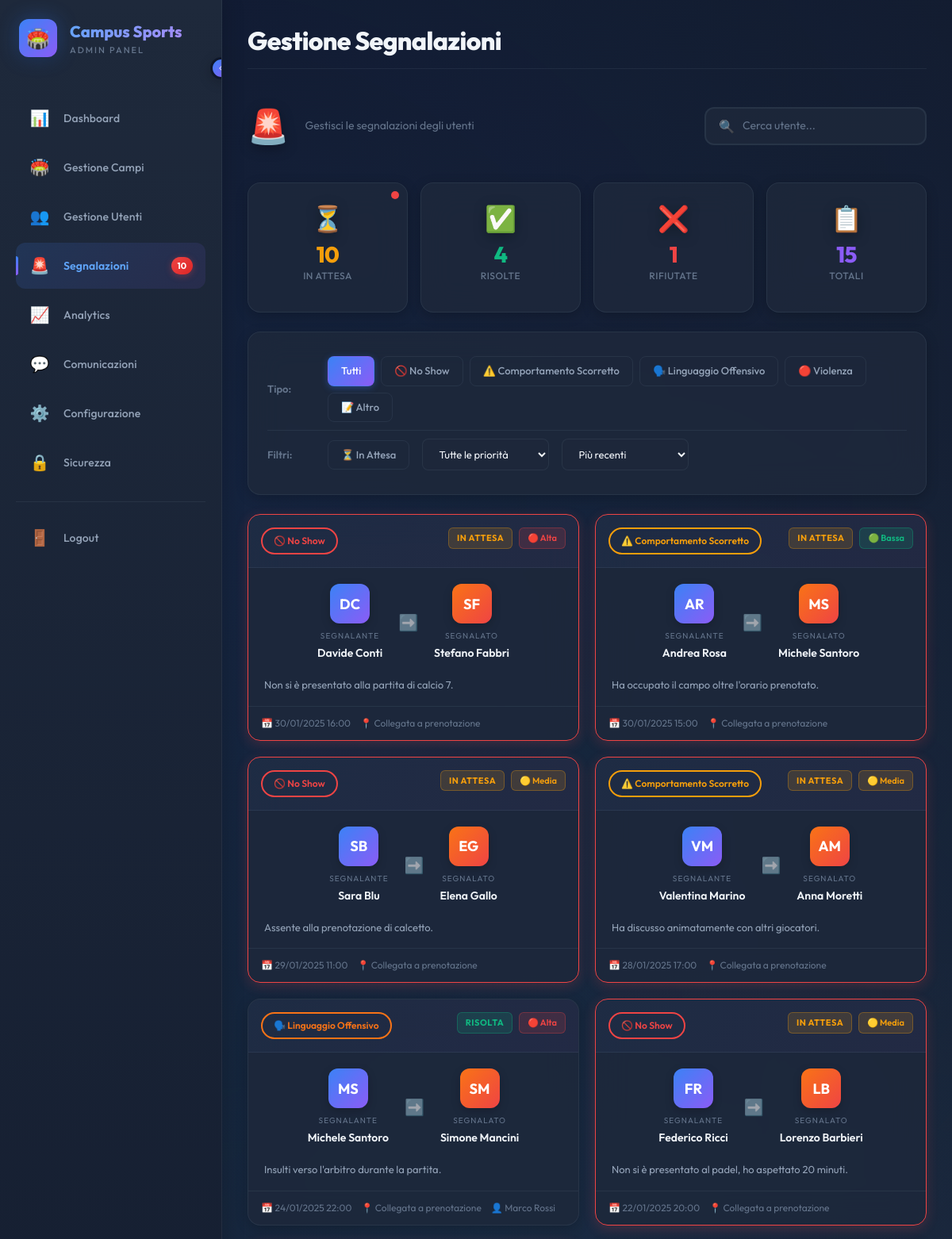
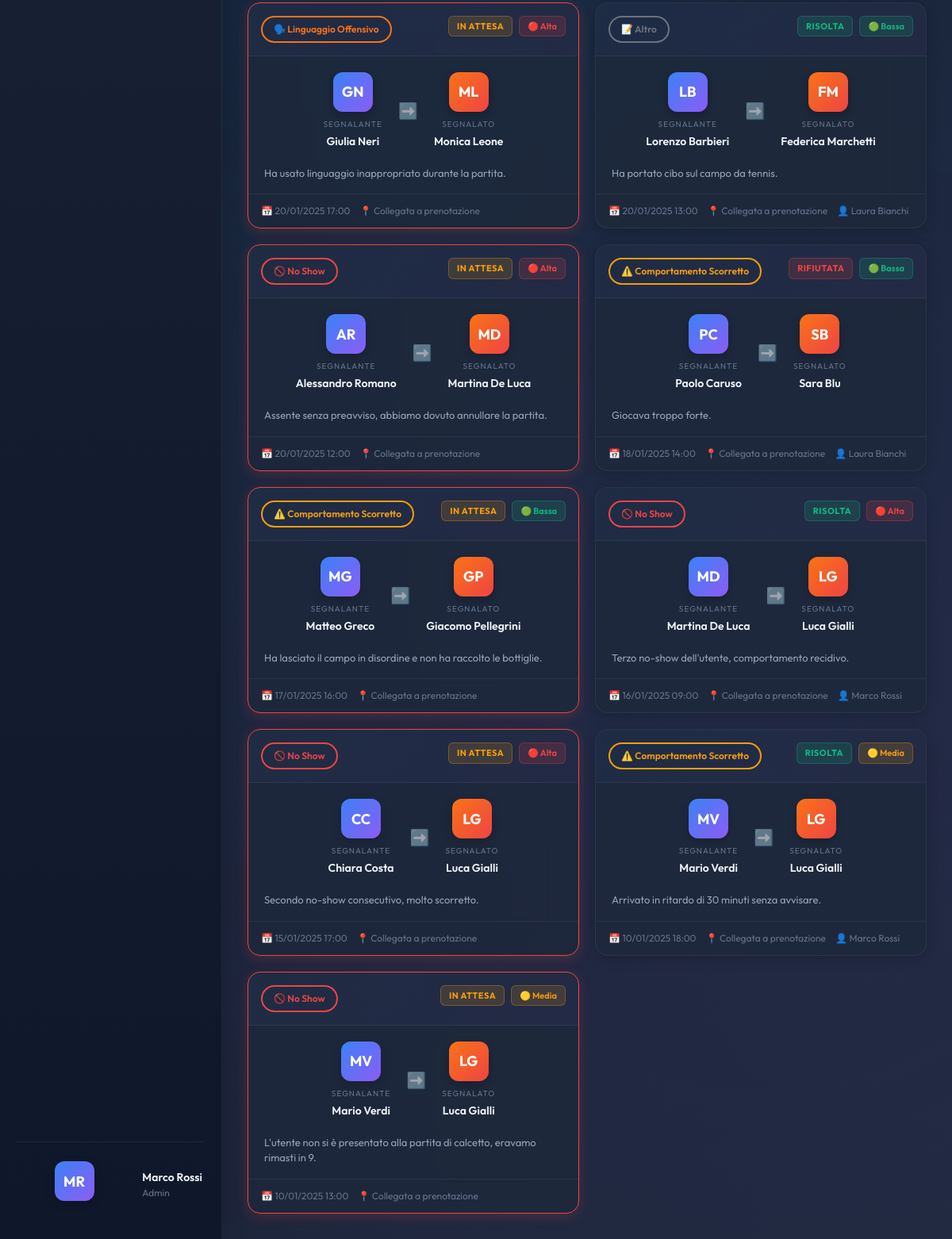
Page /admin/segnalazioni.php (signed in) on the committed database (2 pictures, top to bottom).
### tables this page shows
CREATE TABLE IF NOT EXISTS `segnalazioni` (
  `segnalazione_id` INT NOT NULL AUTO_INCREMENT,
  `user_segnalante_id` INT NOT NULL,
  `user_segnalato_id` INT NOT NULL,
  `tipo` ENUM('no_show', 'comportamento_scorretto', 'linguaggio_offensivo', 'violenza', 'altro') NOT NULL,
  `descrizione` TEXT NOT NULL,
  `prenotazione_id` INT NULL,
  `stato` ENUM('pending', 'resolved', 'rejected') NOT NULL DEFAULT 'pending',
  `priorita` ENUM('bassa', 'media', 'alta') NOT NULL DEFAULT 'media',
  `admin_id` INT NULL,
  `azione_intrapresa` ENUM('nessuna', 'warning', 'penalty_points', 'sospensione', 'ban') NULL,
  `penalty_assegnati` INT NULL,
  `note_risoluzione` TEXT NULL,
  `created_at` DATETIME NOT NULL DEFAULT CURRENT_TIMESTAMP,
  `resolved_at` DATETIME NULL,
  PRIMARY KEY (`segnalazione_id`),
  INDEX `fk_segnalazioni_segnalante_idx` (`user_segnalante_id` ASC),
  INDEX `fk_segnalazioni_segnalato_idx` (`user_segnalato_id` ASC),
  INDEX `fk_segnalazioni_prenotazioni_idx` (`prenotazione_id` ASC),
  INDEX `fk_segnalazioni_admins_idx` (`admin_id` ASC),
  CONSTRAINT `fk_segnalazioni_segnalante`
    FOREIGN KEY (`user_segnalante_id`)
    REFERENCES `utenti_standard` (`user_id`)
    ON DELETE RESTRICT
    ON UPDATE CASCADE,
  CONSTRAINT `fk_segnalazioni_segnalato`
    FOREIGN KEY (`user_segnalato_id`)
    REFERENCES `utenti_standard` (`user_id`)
    ON DELETE RESTRICT
    ON UPDATE CASCADE,
  CONSTRAINT `fk_segnalazioni_prenotazioni`
    FOREIGN KEY (`prenotazione_id`)
    REFERENCES `prenotazioni` (`prenotazione_id`)
    ON DELETE SET NULL
    ON UPDATE CASCADE,
  CONSTRAINT `fk_segnalazioni_admins`
    FOREIGN KEY (`admin_id`)
    REFERENCES `admins` (`user_id`)
    ON DELETE SET NULL
    ON UPDATE CASCADE);

### admin/segnalazioni.php (called while the page is built, shortened)
<?php
require_once '../bootstrap.php';
$templateParams['stats'] = $dbh->getSegnalazioniStats();
$templateParams['tipi_segnalazione'] = $dbh->getTipiSegnalazione();
$filtri = [
    'stato' => $_GET['stato'] ?? '',
    'tipo' => $_GET['tipo'] ?? '',
    'priorita' => $_GET['priorita'] ?? '',
    'ordina' => $_GET['ordina'] ?? 'recenti',
    'search' => trim($_GET['search'] ?? ''),
    'data_da' => $_GET['data_da'] ?? '',
    'data_a' => $_GET['data_a'] ?? ''
];
$templateParams['filtri'] = $filtri;
$templateParams['segnalazioni'] = $dbh->getAllSegnalazioni($filtri);
$templateParams['titolo'] = 'Gestione Segnalazioni';
$templateParams['titolo_pagina'] = 'Gestione Segnalazioni';
$templateParams['nome'] = 'segnalazioni.php';
require 'template/base.php';
?>

### database/DatabaseHelper.php (called while the page is built, shortened)
<?php
class DatabaseHelper {
    private $db;
    public function __construct($servername, $username, $password, $dbname, $port) {
        $this->db = new mysqli($servername, $username, $password, $dbname, $port);
        $this->db->set_charset("utf8mb4");
    }
    public function getSegnalazioniStats() {
    $query = "SELECT
                COUNT(*) as totale,
                SUM(CASE WHEN stato = 'pending' THEN 1 ELSE 0 END) as pending,
                SUM(CASE WHEN stato = 'resolved' AND resolved_at >= DATE_SUB(NOW(), INTERVAL 7 DAY) THEN 1 ELSE 0 END) as resolved_week,
                SUM(CASE WHEN stato = 'resolved' THEN 1 ELSE 0 END) as resolved,
                SUM(CASE WHEN stato = 'rejected' THEN 1 ELSE 0 END) as rejected,
                SUM(CASE WHEN priorita = 'alta' AND stato = 'pending' THEN 1 ELSE 0 END) as alta_priorita_pending
              FROM segnalazioni";
    $result = $this->db->query($query);
    return $result->fetch_assoc();
    }
    public function getAllSegnalazioni($filtri = []) {
        $query = "SELECT
                    s.segnalazione_id, s.tipo, s.descrizione, s.stato, s.priorita,
                    s.created_at, s.resolved_at, s.azione_intrapresa, s.penalty_assegnati,
                    s.note_risoluzione, s.prenotazione_id,
                    u_segnalante.user_id as segnalante_id,
                    CONCAT(u_segnalante.nome, ' ', u_segnalante.cognome) as segnalante_nome,
                    u_segnalante.email as segnalante_email,
                    u_segnalato.user_id as segnalato_id,
                    CONCAT(u_segnalato.nome, ' ', u_segnalato.cognome) as segnalato_nome,
                    u_segnalato.email as segnalato_email,
                    u_segnalato.stato as segnalato_stato,
                    us_segnalato.penalty_points as segnalato_penalty,
                    CONCAT(u_admin.nome, ' ', u_admin.cognome) as admin_nome,
                    DATEDIFF(NOW(), s.created_at) as giorni_attesa,
                    (SELECT COUNT(*) FROM segnalazioni WHERE user_segnalato_id = s.user_segnalato_id) as segnalato_tot_segnalazioni
                  FROM segnalazioni s
                  JOIN users u_segnalante ON s.user_segnalante_id = u_segnalante.user_id
                  JOIN users u_segnalato ON s.user_segnalato_id = u_segnalato.user_id
                  LEFT JOIN utenti_standard us_segnalato ON s.user_segnalato_id = us_segnalato.user_id
                  LEFT JOIN users u_admin ON s.admin_id = u_admin.user_id
                  WHERE 1=1";
        $params = [];
        $types = '';
        $orderBy = " ORDER BY ";
        switch ($filtri['ordina'] ?? 'recenti') {
            default:
                $orderBy .= "s.created_at DESC";
        }
        $query .= $orderBy;
        if (!empty($params)) {
            $stmt = $this->db->prepare($query);
            $stmt->bind_param($types, ...$params);
            $stmt->execute();
            $result = $stmt->get_result();
        } else {
            $result = $this->db->query($query);
        }
        return $result->fetch_all(MYSQLI_ASSOC);
    }
    public function getTipiSegnalazione() {
        return [
            'no_show' => ['label' => 'No Show', 'icon' => '🚫', 'color' => '#EF4444'],
            'comportamento_scorretto' => ['label' => 'Comportamento Scorretto', 'icon' => '⚠️', 'color' => '#F59E0B'],
            'linguaggio_offensivo' => ['label' => 'Linguaggio Offensivo', 'icon' => '🗣️', 'color' => '#F97316'],
            'violenza' => ['label' => 'Violenza', 'icon' => '🔴', 'color' => '#DC2626'],
            'altro' => ['label' => 'Altro', 'icon' => '📝', 'color' => '#6B7280']
        ];
    }
}
?>

### bootstrap.php (called while the page is built, shortened)
<?php
require_once(__DIR__ . "/database/DatabaseHelper.php");
$dbh = new DatabaseHelper("localhost", "root", "", "campus_sports_arena", 3306);
?>

### admin/template/segnalazioni.php (the view, shortened to what this page needs)
<link rel="stylesheet" href="css/segnalazioni.css">
<link rel="stylesheet" href="css/modal-segnalazione.css">
<?php
function getInitials($nome) {
    $parts = explode(' ', $nome);
    $initials = '';
    foreach ($parts as $part) {
        $initials .= strtoupper(substr($part, 0, 1));
    }
    return substr($initials, 0, 2);
}
?>
<div class="gestione-header">
    <span class="header-icon">🚨</span>
    <p class="page-subtitle">Gestisci le segnalazioni degli utenti</p>
    <div class="search-box">
        <span class="search-icon">🔍</span>
        <input type="text" class="search-input" id="searchInput" placeholder="Cerca utente..."
               value="<?= htmlspecialchars($templateParams['filtri']['search'] ?? '') ?>">
    </div>
</div>
<div class="row g-3 mb-4">
    <div class="col-xl-3 col-md-6 col-6">
        <div class="kpi-card" data-color="orange" data-stato="pending">
            <span class="kpi-icon">⏳</span>
            <div class="kpi-value"><?= $templateParams['stats']['pending'] ?? 0 ?></div>
            <div class="kpi-label">In Attesa</div>
            <?php if (($templateParams['stats']['pending'] ?? 0) > 0): ?>
                <span class="notification-dot"></span>
            <?php endif; ?>
        </div>
    </div>
    <div class="col-xl-3 col-md-6 col-6">
        <div class="kpi-card" data-color="green" data-stato="resolved">
            <span class="kpi-icon">✅</span>
            <div class="kpi-value"><?= ($templateParams['stats']['resolved'] ?? 0) + ($templateParams['stats']['in_review'] ?? 0) ?></div>
            <div class="kpi-label">Risolte</div>
        </div>
    </div>
    <div class="col-xl-3 col-md-6 col-6">
        <div class="kpi-card" data-color="red" data-stato="rejected">
            <span class="kpi-icon">❌</span>
            <div class="kpi-value"><?= $templateParams['stats']['rejected'] ?? 0 ?></div>
            <div class="kpi-label">Rifiutate</div>
        </div>
    </div>
    <div class="col-xl-3 col-md-6 col-6">
        <div class="kpi-card" data-color="purple" data-stato="">
            <span class="kpi-icon">📋</span>
            <div class="kpi-value"><?= $templateParams['stats']['totale'] ?? 0 ?></div>
            <div class="kpi-label">Totali</div>
        </div>
    </div>
</div>
<div class="filters-card mb-4">
    <div class="filter-row">
        <span class="filter-label">Tipo:</span>
        <div class="filter-chips">
            <button type="button" class="filter-chip <?= empty($templateParams['filtri']['tipo']) ? 'active' : '' ?>" data-tipo="">
                Tutti
            </button>
            <?php foreach ($templateParams['tipi_segnalazione'] as $key => $tipo): ?>
                <button type="button" class="filter-chip <?= ($templateParams['filtri']['tipo'] ?? '') === $key ? 'active' : '' ?>"
                        data-tipo="<?= $key ?>">
                    <?= $tipo['icon'] ?> <?= $tipo['label'] ?>
                </button>
            <?php endforeach; ?>
        </div>
    </div>
    <div class="filter-row">
        <span class="filter-label">Filtri:</span>
        <button type="button" class="filter-chip stato-chip <?= ($templateParams['filtri']['stato'] ?? '') === 'pending' ? 'active' : '' ?>"
                data-stato-filter="pending">
            ⏳ In Attesa
        </button>
        <select id="filtroPriorita" class="sort-select">
            <option value="" <?= empty($templateParams['filtri']['priorita']) ? 'selected' : '' ?>>Tutte le priorità</option>
        </select>
        <select id="filtroOrdina" class="sort-select">
            <option value="recenti" <?= ($templateParams['filtri']['ordina'] ?? '') === 'recenti' ? 'selected' : '' ?>>Più recenti</option>
        </select>
    </div>
</div>
<div class="segnalazioni-grid">
    <?php if (empty($templateParams['segnalazioni'])): ?>
    <div class="no-results">
        <div class="no-results-icon">📭</div>
        <h3>Nessuna segnalazione trovata</h3>
        <p>Non ci sono segnalazioni che corrispondono ai filtri selezionati.</p>
    </div>
    <?php else: ?>
    <?php foreach ($templateParams['segnalazioni'] as $segnalazione):
        $tipoInfo = $templateParams['tipi_segnalazione'][$segnalazione['tipo']] ?? ['icon' => '📝', 'label' => $segnalazione['tipo'], 'color' => '#6B7280'];
        $isUrgent = $segnalazione['stato'] === 'pending';
        $statoCss = ($segnalazione['stato'] === 'in_review') ? 'resolved' : $segnalazione['stato'];
    ?>
    <div class="segnalazione-card <?= $isUrgent ? 'urgent' : '' ?>"
         data-id="<?= $segnalazione['segnalazione_id'] ?>"
         onclick="apriDettaglio(<?= $segnalazione['segnalazione_id'] ?>)">
        <div class="segnalazione-card-header">
            <div class="tipo-badge" style="--tipo-color: <?= $tipoInfo['color'] ?>; border-color: <?= $tipoInfo['color'] ?>; color: <?= $tipoInfo['color'] ?>;">
                <?= $tipoInfo['icon'] ?> <?= $tipoInfo['label'] ?>
            </div>
            <div class="badges-right">
                <span class="stato-badge stato-<?= $statoCss ?>">
                    <?php
                    $statoLabels = ['pending' => 'IN ATTESA', 'in_review' => 'RISOLTA', 'resolved' => 'RISOLTA', 'rejected' => 'RIFIUTATA'];
                    echo $statoLabels[$segnalazione['stato']] ?? $segnalazione['stato'];
                    ?>
                </span>
                <?php if ($segnalazione['priorita'] === 'alta'): ?>
                    <span class="priorita-badge alta">🔴 Alta</span>
                <?php elseif ($segnalazione['priorita'] === 'media'): ?>
                    <span class="priorita-badge media">🟡 Media</span>
                <?php else: ?>
                    <span class="priorita-badge bassa">🟢 Bassa</span>
                <?php endif; ?>
            </div>
        </div>
        <div class="segnalazione-users">
            <div class="user-box">
                <div class="user-avatar segnalante"><?= getInitials($segnalazione['segnalante_nome']) ?></div>
                <div class="user-label">SEGNALANTE</div>
                <div class="user-name"><?= htmlspecialchars($segnalazione['segnalante_nome']) ?></div>
            </div>
            <div class="arrow-separator">➡️</div>
            <div class="user-box">
                <div class="user-avatar segnalato"><?= getInitials($segnalazione['segnalato_nome']) ?></div>
                <div class="user-label">SEGNALATO</div>
                <div class="user-name"><?= htmlspecialchars($segnalazione['segnalato_nome']) ?></div>
            </div>
        </div>
        <div class="segnalazione-description">
            <?= htmlspecialchars(mb_substr($segnalazione['descrizione'], 0, 100)) ?><?= mb_strlen($segnalazione['descrizione']) > 100 ? '...' : '' ?>
        </div>
        <div class="segnalazione-footer">
            <div class="footer-meta">
                <span>📅 <?= date('d/m/Y H:i', strtotime($segnalazione['created_at'])) ?></span>
                <?php if ($segnalazione['prenotazione_id']): ?>
                    <span>📍 Collegata a prenotazione</span>
                <?php endif; ?>
                <?php if ($segnalazione['admin_nome']): ?>
                    <span>👤 <?= htmlspecialchars($segnalazione['admin_nome']) ?></span>
                <?php endif; ?>
            </div>
        </div>
    </div>
    <?php endforeach; ?>
    <?php endif; ?>
</div>

### rows in the picture
segnalazioni: tipo "🚫", tipo "No Show", stato "IN ATTESA", priorita "🔴 Alta", segnalante_nome "DC", segnalante_nome "Davide Conti", segnalato_nome "SF", segnalato_nome "Stefano Fabbri", descrizione "Non si è presentato alla partita di calcio 7.", created_at "30/01/2025 16:00", shows "📍 Collegata a prenotazione"
segnalazioni: tipo "⚠️", tipo "Comportamento Scorretto", stato "IN ATTESA", priorita "🟢 Bassa", segnalante_nome "AR", segnalante_nome "Andrea Rosa", segnalato_nome "MS", segnalato_nome "Michele Santoro", descrizione "Ha occupato il campo oltre l'orario prenotato.", created_at "30/01/2025 15:00", shows "📍 Collegata a prenotazione"
segnalazioni: tipo "🚫", tipo "No Show", stato "IN ATTESA", priorita "🟡 Media", segnalante_nome "SB", segnalante_nome "Sara Blu", segnalato_nome "EG", segnalato_nome "Elena Gallo", descrizione "Assente alla prenotazione di calcetto.", created_at "29/01/2025 11:00", shows "📍 Collegata a prenotazione"
segnalazioni: tipo "⚠️", tipo "Comportamento Scorretto", stato "IN ATTESA", priorita "🟡 Media", segnalante_nome "VM", segnalante_nome "Valentina Marino", segnalato_nome "AM", segnalato_nome "Anna Moretti", descrizione "Ha discusso animatamente con altri giocatori.", created_at "28/01/2025 17:00", shows "📍 Collegata a prenotazione"
segnalazioni: tipo "🗣️", tipo "Linguaggio Offensivo", stato "RISOLTA", priorita "🔴 Alta", segnalante_nome "MS", segnalante_nome "Michele Santoro", segnalato_nome "SM", segnalato_nome "Simone Mancini", descrizione "Insulti verso l'arbitro durante la partita.", created_at "24/01/2025 22:00", shows "📍 Collegata a prenotazione", admin_nome "Marco Rossi"
segnalazioni: tipo "🚫", tipo "No Show", stato "IN ATTESA", priorita "🟡 Media", segnalante_nome "FR", segnalante_nome "Federico Ricci", segnalato_nome "LB", segnalato_nome "Lorenzo Barbieri", descrizione "Non si è presentato al padel, ho aspettato 20 minuti.", created_at "22/01/2025 20:00", shows "📍 Collegata a prenotazione"
segnalazioni: tipo "🗣️", tipo "Linguaggio Offensivo", stato "IN ATTESA", priorita "🔴 Alta", segnalante_nome "GN", segnalante_nome "Giulia Neri", segnalato_nome "ML", segnalato_nome "Monica Leone", descrizione "Ha usato linguaggio inappropriato durante la partita.", created_at "20/01/2025 17:00", shows "📍 Collegata a prenotazione"
segnalazioni: tipo "📝", tipo "Altro", stato "RISOLTA", priorita "🟢 Bassa", segnalante_nome "LB", segnalante_nome "Lorenzo Barbieri", segnalato_nome "FM", segnalato_nome "Federica Marchetti", descrizione "Ha portato cibo sul campo da tennis.", created_at "20/01/2025 13:00", shows "📍 Collegata a prenotazione", admin_nome "Laura Bianchi"
segnalazioni: tipo "🚫", tipo "No Show", stato "IN ATTESA", priorita "🔴 Alta", segnalante_nome "AR", segnalante_nome "Alessandro Romano", segnalato_nome "MD", segnalato_nome "Martina De Luca", descrizione "Assente senza preavviso, abbiamo dovuto annullare la partita.", created_at "20/01/2025 12:00", shows "📍 Collegata a prenotazione"
segnalazioni: tipo "⚠️", tipo "Comportamento Scorretto", stato "RIFIUTATA", priorita "🟢 Bassa", segnalante_nome "PC", segnalante_nome "Paolo Caruso", segnalato_nome "SB", segnalato_nome "Sara Blu", descrizione "Giocava troppo forte.", created_at "18/01/2025 14:00", shows "📍 Collegata a prenotazione", admin_nome "Laura Bianchi"
segnalazioni: tipo "⚠️", tipo "Comportamento Scorretto", stato "IN ATTESA", priorita "🟢 Bassa", segnalante_nome "MG", segnalante_nome "Matteo Greco", segnalato_nome "GP", segnalato_nome "Giacomo Pellegrini", descrizione "Ha lasciato il campo in disordine e non ha raccolto le bottiglie.", created_at "17/01/2025 16:00", shows "📍 Collegata a prenotazione"
segnalazioni: tipo "🚫", tipo "No Show", stato "RISOLTA", priorita "🔴 Alta", segnalante_nome "MD", segnalante_nome "Martina De Luca", segnalato_nome "LG", segnalato_nome "Luca Gialli", descrizione "Terzo no-show dell'utente, comportamento recidivo.", created_at "16/01/2025 09:00", shows "📍 Collegata a prenotazione", admin_nome "Marco Rossi"
segnalazioni: tipo "🚫", tipo "No Show", stato "IN ATTESA", priorita "🔴 Alta", segnalante_nome "CC", segnalante_nome "Chiara Costa", segnalato_nome "LG", segnalato_nome "Luca Gialli", descrizione "Secondo no-show consecutivo, molto scorretto.", created_at "15/01/2025 17:00", shows "📍 Collegata a prenotazione"
segnalazioni: tipo "⚠️", tipo "Comportamento Scorretto", stato "RISOLTA", priorita "🟡 Media", segnalante_nome "MV", segnalante_nome "Mario Verdi", segnalato_nome "LG", segnalato_nome "Luca Gialli", descrizione "Arrivato in ritardo di 30 minuti senza avvisare.", created_at "10/01/2025 18:00", shows "📍 Collegata a prenotazione", admin_nome "Marco Rossi"
segnalazioni: tipo "🚫", tipo "No Show", stato "IN ATTESA", priorita "🟡 Media", segnalante_nome "MV", segnalante_nome "Mario Verdi", segnalato_nome "LG", segnalato_nome "Luca Gialli", descrizione "L'utente non si è presentato alla partita di calcetto, eravamo rimasti in 9.", created_at "10/01/2025 13:00", shows "📍 Collegata a prenotazione"

### other values in the picture
$segnalazioniPendingCount "10"
substr($_SESSION['nome'], 0, 1) . substr($_SESSION['cognome'], 0, 1) "MR"
$_SESSION['nome'] "Marco"
$_SESSION['cognome'] "Rossi"
$templateParams["titolo_pagina"] "Gestione Segnalazioni"
$templateParams['stats']['pending'] "10"
$templateParams['stats']['rejected'] "1"
$templateParams['stats']['totale'] "15"
$tipo['icon'] "🚫"
$tipo['label'] "No Show"
$tipo['icon'] "⚠️"
$tipo['label'] "Comportamento Scorretto"
$tipo['icon'] "🗣️"
$tipo['label'] "Linguaggio Offensivo"
$tipo['icon'] "🔴"
